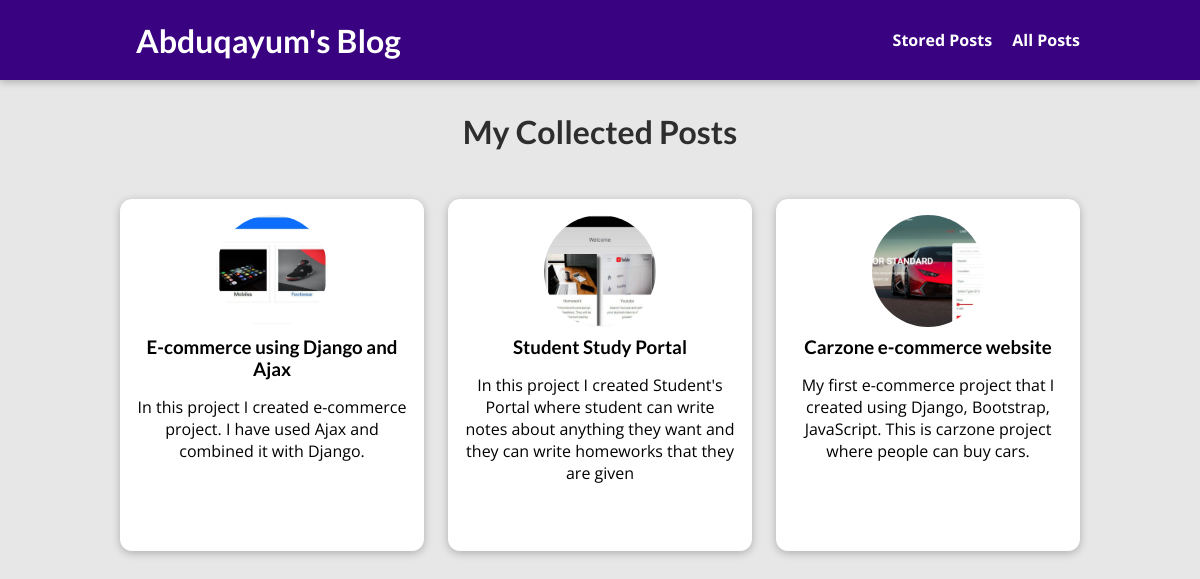
The page /posts on the database its author committed.
### blog/models.py (models this page shows, shortened)
class Post(models.Model):
    title = models.CharField(max_length=100)
    excerpt = models.CharField(max_length=200)
    image_name = models.ImageField(upload_to="posts", null = True)
    date = models.DateField(auto_now=True)
    slug = models.SlugField(unique=True, db_index=True)
    content = models.TextField(validators=[MinLengthValidator(10)])
    author = models.ForeignKey(Author, on_delete=models.SET_NULL, null=True, related_name="posts")
    tags = models.ManyToManyField(Tag)
    link = models.CharField(max_length=200, null=True)

### blog/views.py (the view)
# urls.py: path("posts", views.AllPostsView.as_view(), name="all-posts"),
class AllPostsView(ListView):
    template_name = "blog/all-posts.html"
    model = Post
    ordering = ["-date"]
    context_object_name = "all_posts"

### blog/templates/blog/all-posts.html (shortened to what this page needs)
{% extends "base.html" %}
{% load static %}
{% block css_files %}
    <link rel="stylesheet" href="{% static 'blog/post.css' %}">
    <link rel="stylesheet" href="{% static 'blog/all-posts.css' %}">
{% endblock  %}
{% block content %}
    <section id="all-posts">
        <h2>My Collected Posts</h2>
        <ul>
            {% for post in all_posts %}
                {% include "blog/includes/include.html" %}
            {% endfor %}
        </ul>
    </section>
{% endblock %}

### blog/templates/blog/includes/include.html
 <li>
        <article class="post">
            <a href="{% url 'post-detail' post.slug %}">
                <img src="{{ post.image_name.url }}" alt="{{post.title}}">
                <div class="post__content">
                    <h3>{{ post.title }}</h3>
                    <p>
                        {{ post.excerpt }}
                    </p>
                </div>
            </a>
        </article>
</li>

### static/app.css (style rules this page uses)
* { box-sizing: border-box; }
html { font-family: 'Open Sans', 'Lato', sans-serif; }
body { margin: 0; }
h1, h2, h3 { font-family: 'Lato', sans-serif; font-weight: bold; }

### blog/static/blog/post.css (style rules this page uses)
.post { display: flex; flex-direction: column; align-items: center; text-align: center; }
.post a { text-decoration: none; color: black; transition: all 0.2s ease; padding: 1rem; }
.post img { width: 5rem; height: 5rem; object-fit: cover; border-radius: 50%; }
.post h3 { margin: 0.25rem 0; }

### blog/static/blog/all-posts.css (style rules this page uses)
body { background-color: #e7e7e7; }
#all-posts { margin: 7rem auto; width: 90%; max-width: 60rem; }
#all-posts h2 { text-align: center; font-size: 2rem; color: #2e2e2e; margin: 3rem 0; }
ul { list-style: none; margin: 0; padding: 0; display: grid; grid-template-columns: repeat(auto-fill, minmax(17rem, 1fr)); gap: 1.5rem; }
.post img { width: 7rem; height: 7rem; }
.post a { height: 22rem; transform-origin: center; box-shadow: 0 2px 8px rgba(0, 0, 0, 0.25); border-radius: 12px; background-color: white; }

### rows shown on the page
Post: image_name (picture), title "E-commerce using Django and Ajax", excerpt "In this project I created e-commerce project. I have used Ajax and combined it with Django."
Post: image_name (picture), title "Student Study Portal", excerpt "In this project I created Student's Portal where student can write notes about anything they want and they can write homeworks that they are given"
Post: image_name (picture), title "Carzone e-commerce website", excerpt "My first e-commerce project that I created using Django, Bootstrap, JavaScript. This is carzone project where people can buy cars."
